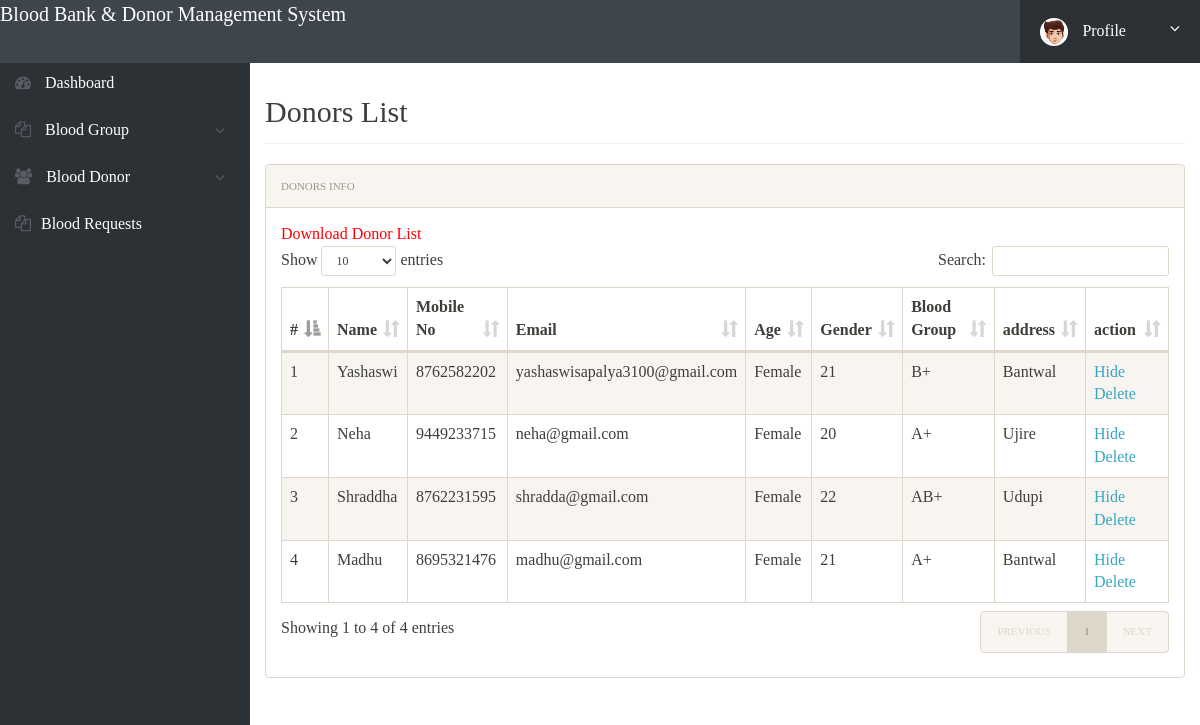
Page /bbdms/admin/donor-list.php (signed in) on the committed database.
### tables this page shows
CREATE TABLE `tblblooddonars` (
  `id` int(11) NOT NULL,
  `FullName` varchar(100) DEFAULT NULL,
  `MobileNumber` char(11) DEFAULT NULL,
  `EmailId` varchar(100) DEFAULT NULL,
  `Gender` varchar(20) DEFAULT NULL,
  `Age` int(11) DEFAULT NULL,
  `BloodGroup` varchar(20) DEFAULT NULL,
  `Address` varchar(255) DEFAULT NULL,
  `PostingDate` timestamp NOT NULL DEFAULT current_timestamp(),
  `status` int(1) DEFAULT NULL
);

### bbdms/admin/donor-list.php (the view, shortened to what this page needs)
<?php
include('includes/config.php');
if(strlen($_SESSION['alogin'])==0)
	{
header('location:index.php');
}
else{
 ?>
<!doctype html>
<html lang="en" class="no-js">
<head>
	<link rel="stylesheet" href="css/font-awesome.min.css">
	<link rel="stylesheet" href="css/bootstrap.min.css">
	<link rel="stylesheet" href="css/dataTables.bootstrap.min.css">
	<link rel="stylesheet" href="css/bootstrap-social.css">
	<link rel="stylesheet" href="css/bootstrap-select.css">
	<link rel="stylesheet" href="css/fileinput.min.css">
	<link rel="stylesheet" href="css/awesome-bootstrap-checkbox.css">
	<link rel="stylesheet" href="css/style.css">
</head>
<body style=" font-family: 'Times New Roman', Times, serif; font-size:16px">
	<?php include('includes/header.php');?>
	<div class="ts-main-content">
		<?php include('includes/leftbar.php');?>
		<div class="content-wrapper">
			<div class="container-fluid">
				<div class="row">
					<div class="col-md-12">
						<h2 class="page-title">Donors List</h2>
						<div class="panel panel-default">
							<div class="panel-heading">Donors Info</div>
							<div class="panel-body">
				<a href="download-records.php" style="color:red; font-size:16px;">Download Donor List</a>
								<table id="zctb" class="display table table-striped table-bordered table-hover" cellspacing="0" width="100%">
									<thead>
										<tr>
										<th>#</th>
											<th>Name</th>
											<th>Mobile No</th>
											<th>Email</th>
											<th>Age</th>
											<th>Gender</th>
											<th>Blood Group</th>
											<th>address</th>
											<th>action </th>
										</tr>
									</thead>
									<tbody>
<?php $sql = "SELECT * from  tblblooddonars ";
$query = $dbh -> prepare($sql);
$query->execute();
$results=$query->fetchAll(PDO::FETCH_OBJ);
$cnt=1;
if($query->rowCount() > 0)
{
foreach($results as $result)
{				?>
										<tr>
											<td><?php echo htmlentities($cnt);?></td>
											<td><?php echo htmlentities($result->FullName);?></td>
											<td><?php echo htmlentities($result->MobileNumber);?></td>
											<td><?php echo htmlentities($result->EmailId);?></td>
											<td><?php echo htmlentities($result->Gender);?></td>
											<td><?php echo htmlentities($result->Age);?></td>
											<td><?php echo htmlentities($result->BloodGroup);?></td>
											<td><?php echo htmlentities($result->Address);?></td>
										<td>
<?php if($result->status==1)
{?>
<a href="donor-list.php?hidden=<?php echo htmlentities($result->id);?>" onclick="return confirm('Do you really want to hide this detail?')"> Hide</a>
<?php } else {?>
<a href="donor-list.php?public=<?php echo htmlentities($result->id);?>" onclick="return confirm('Do you really want to show this detail?')"> Show</a>
<?php } ?>
<a href="donor-list.php?del=<?php echo htmlentities($result->id);?>" onclick="return confirm('Do you really want to delete this record')"> Delete</a>
</td>
										</tr>
										<?php $cnt=$cnt+1; }} ?>
									</tbody>
								</table>
							</div>
						</div>
					</div>
				</div>
			</div>
		</div>
	</div>
</body>
</html>
<?php } ?>

### bbdms/admin/css/style.css (style rules this page uses)
html { font-size: 14px; }
@media only screen and (min-width: 480px) { html { font-size: 17px; } }
@media only screen and (min-width: 768px) { html { font-size: 14px; } }
body { font-size: 1em; }
a { color: #37a6c4; }
.panel { overflow: hidden; }
.page-title { padding-bottom: 15px; margin-bottom: 20px; border-bottom: 1px solid #f0f0f0; }
.ts-main-content .content-wrapper { padding-top: 15px; margin-top: 60px; }
@media only screen and (min-width: 992px) { .ts-main-content .content-wrapper { margin-left: 250px; } }

### rows in the picture
tblblooddonars: FullName "Yashaswi", MobileNumber "8762582202", EmailId "yashaswisapalya3100@gmail.com", Gender "Female", Age "21", BloodGroup "B+", Address "Bantwal"
tblblooddonars: FullName "Neha", MobileNumber "9449233715", EmailId "neha@gmail.com", Gender "Female", Age "20", BloodGroup "A+", Address "Ujire"
tblblooddonars: FullName "Shraddha", MobileNumber "8762231595", EmailId "shradda@gmail.com", Gender "Female", Age "22", BloodGroup "AB+", Address "Udupi"
tblblooddonars: FullName "Madhu", MobileNumber "8695321476", EmailId "madhu@gmail.com", Gender "Female", Age "21", BloodGroup "A+", Address "Bantwal"
